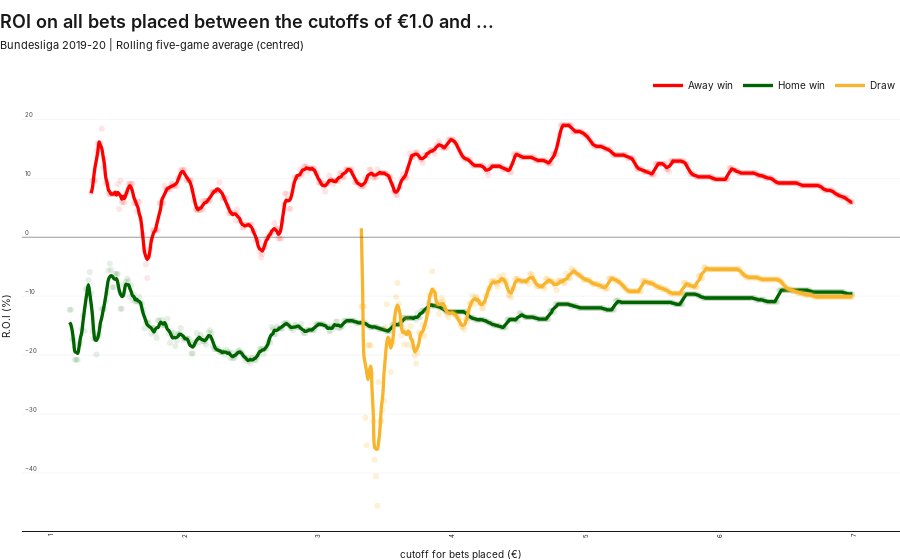

This figure's notebook cell:
### Code cell
def plotTHREEWAY_ROI_LINE(df, LO,HI):
    
    def getCONCATDF(winner_type):

        dfCONCAT = pd.DataFrame()
        for n in range(LO,HI):    
            dfCONCAT = pd.concat([dfCONCAT, eachROI(df, LO/100, n/100, winner_type)])

        dfCONCAT['rolling_5'] = dfCONCAT['roi'].rolling(5, min_periods=1, center=True).mean()  
        dfCONCAT = dfCONCAT.reset_index(drop=True)
        
        dfCONCAT = dfCONCAT.loc[dfCONCAT.invest >= 10] ## !!
        
        return dfCONCAT
                
    ########

    fig = go.Figure()
    
    def plotEach(dfCONCAT, winner_type, line_color):
                        
        a = 0.2 if winner_type == 'Draw' else 0.1
        
        fig.add_trace(go.Scatter(
                x=dfCONCAT['cutoffHI'], 
                y=dfCONCAT['roi'],  showlegend=False,
                mode='markers', marker=dict(color=f'rgba({colors[winner_type]["r"]},{colors[winner_type]["g"]},{colors[winner_type]["b"]},{a})', size=6, symbol='circle'),
                text = dfCONCAT['hover_text'], hovertemplate='%{text}</span><extra></extra>', 
            ))

        fig.add_trace(go.Scatter(
                x=dfCONCAT['cutoffHI'], 
                y=dfCONCAT['rolling_5'],  name = winner_type,
                mode='lines', marker=dict(), line=dict(width=3.33, color=f'rgb({colors[winner_type]["r"]},{colors[winner_type]["g"]},{colors[winner_type]["b"]})'), line_shape='spline',
                hoverinfo='skip',
            ))
        
    for winner_type in ['Away win', 'Home win', 'Draw']:
        line_colors = {'Away win': 'rgba(250,100,100,1)', 'Home win':'rgba(155,190,0,1)', 'Draw': 'rgba(255,190,0,1)'}
        plotEach(getCONCATDF(winner_type), winner_type, line_colors[winner_type])

    fig.add_hline(y=0, line=dict(width=1, color='rgba(55,55,55,0.5)'))
    
    headline, subhead, xaxes_title, yaxes_title, figHeight, marginTop, showLegend = f'ROI on all bets placed between the cutoffs of €{LO/100} and ... ', 'Bundesliga 2019-20 | Rolling five-game average (centred)', 'cutoff for bets placed (€)', 'R.O.I (%)', None, None, True
    customChartDefaultStyling.styling(fig, headline, subhead, xaxes_title, yaxes_title, figHeight, marginTop, showLegend)

    fig.show()
    
plotTHREEWAY_ROI_LINE(df, 100, 700)

### Figure 1 — Plotly figure (JSON) as saved in the notebook; plotly's stock layout.template omitted (floating-point values rounded to 4 significant figures; data arrays with more than 128 entries replaced by an {"elided": "..."} marker saying what was removed)
{"data": [{"hovertemplate": "%{text}</span><extra></extra>", "marker": {"color": "rgba(255,0,0,0.1)", "size": 6, "symbol": "circle"}, "mode": "markers", "showlegend": false, "text": {"elided": "570 str values"}, "type": "scatter", "x": {"elided": "570 float values"}, "y": {"elided": "570 float values"}}, {"hoverinfo": "skip", "line": {"color": "rgb(255,0,0)", "shape": "spline", "width": 3.33}, "mode": "lines", "name": "Away win", "type": "scatter", "x": {"elided": "570 float values"}, "y": {"elided": "570 float values"}}, {"hovertemplate": "%{text}</span><extra></extra>", "marker": {"color": "rgba(0,100,0,0.1)", "size": 6, "symbol": "circle"}, "mode": "markers", "showlegend": false, "text": {"elided": "586 str values"}, "type": "scatter", "x": {"elided": "586 float values"}, "y": {"elided": "586 float values"}}, {"hoverinfo": "skip", "line": {"color": "rgb(0,100,0)", "shape": "spline", "width": 3.33}, "mode": "lines", "name": "Home win", "type": "scatter", "x": {"elided": "586 float values"}, "y": {"elided": "586 float values"}}, {"hovertemplate": "%{text}</span><extra></extra>", "marker": {"color": "rgba(249,180,45,0.2)", "size": 6, "symbol": "circle"}, "mode": "markers", "showlegend": false, "text": {"elided": "368 str values"}, "type": "scatter", "x": {"elided": "368 float values"}, "y": {"elided": "368 float values"}}, {"hoverinfo": "skip", "line": {"color": "rgb(249,180,45)", "shape": "spline", "width": 3.33}, "mode": "lines", "name": "Draw", "type": "scatter", "x": {"elided": "368 float values"}, "y": {"elided": "368 float values"}}], "layout": {"autosize": true, "font": {"color": "rgba(24,24,24,1)", "family": "Manrope, Sohne, Inter, Arial", "size": 8}, "legend": {"font": {"color": "#181818", "size": 10}, "orientation": "h", "x": 1, "xanchor": "right", "y": 1, "yanchor": "bottom"}, "margin": {"b": 0, "l": 0, "r": 0}, "paper_bgcolor": "rgba(255,255,255,0)", "plot_bgcolor": "rgba(255,255,255,0)", "shapes": [{"line": {"color": "rgba(55,55,55,0.5)", "width": 1}, "type": "line", "x0": 0, "x1": 1, "xref": "x domain", "y0": 0, "y1": 0, "yref": "y"}], "showlegend": true, "title": {"font": {"color": "#181818", "family": "Test Söhne, Sohne, Manrope, Inter, Arial", "size": 16}, "text": "<span style=\"font-size: 18px; font-weight:600\">ROI on all bets placed between the cutoffs of €1.0 and ... </span><br><span style=\"font-family: Manrope, Sohne, Inter, Arial; font-size: 11px\">Bundesliga 2019-20 | Rolling five-game average (centred)</span>", "x": 0, "xanchor": "left", "y": 0.95, "yanchor": "top"}, "xaxis": {"autorange": true, "gridcolor": "rgba(245,245,245,1)", "gridwidth": 1, "linecolor": "rgba(24,24,24,1)", "linewidth": 1, "mirror": false, "range": [0.79, 7.34], "showgrid": false, "showline": true, "tickangle": -90, "tickfont": {"size": 6}, "title": {"text": "cutoff for bets placed (€)"}, "type": "linear"}, "yaxis": {"autorange": true, "gridcolor": "rgba(245,245,245,1)", "gridwidth": 1, "linecolor": "rgba(24,24,24,1)", "linewidth": 1, "mirror": false, "range": [-50.47, 23.92], "showgrid": true, "showline": false, "tickfont": {"size": 6}, "ticklabelposition": "inside top", "title": {"text": "R.O.I (%)"}, "type": "linear"}}}
